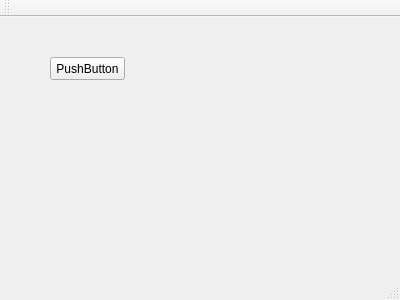
<?xml version="1.0" encoding="UTF-8"?>
<ui version="4.0">
 <class>MainWindow</class>
 <widget class="QMainWindow" name="MainWindow">
  <property name="geometry">
   <rect>
    <x>0</x>
    <y>0</y>
    <width>400</width>
    <height>300</height>
   </rect>
  </property>
  <property name="windowTitle">
   <string>MainWindow</string>
  </property>
  <widget class="QWidget" name="centralWidget">
   <widget class="QPushButton" name="OK">
    <property name="geometry">
     <rect>
      <x>50</x>
      <y>40</y>
      <width>75</width>
      <height>23</height>
     </rect>
    </property>
    <property name="text">
     <string>PushButton</string>
    </property>
   </widget>
  </widget>
  <widget class="QMenuBar" name="menuBar">
   <property name="geometry">
    <rect>
     <x>0</x>
     <y>0</y>
     <width>400</width>
     <height>21</height>
    </rect>
   </property>
  </widget>
  <widget class="QToolBar" name="mainToolBar">
   <attribute name="toolBarArea">
    <enum>TopToolBarArea</enum>
   </attribute>
   <attribute name="toolBarBreak">
    <bool>false</bool>
   </attribute>
  </widget>
  <widget class="QStatusBar" name="statusBar"/>
 </widget>
 <layoutdefault spacing="6" margin="11"/>
 <resources/>
 <connections>
  <connection>
   <sender>OK</sender>
   <signal>clicked()</signal>
   <receiver>MainWindow</receiver>
   <slot>close()</slot>
   <hints>
    <hint type="sourcelabel">
     <x>90</x>
     <y>86</y>
    </hint>
    <hint type="destinationlabel">
     <x>301</x>
     <y>176</y>
    </hint>
   </hints>
  </connection>
 </connections>
</ui>
